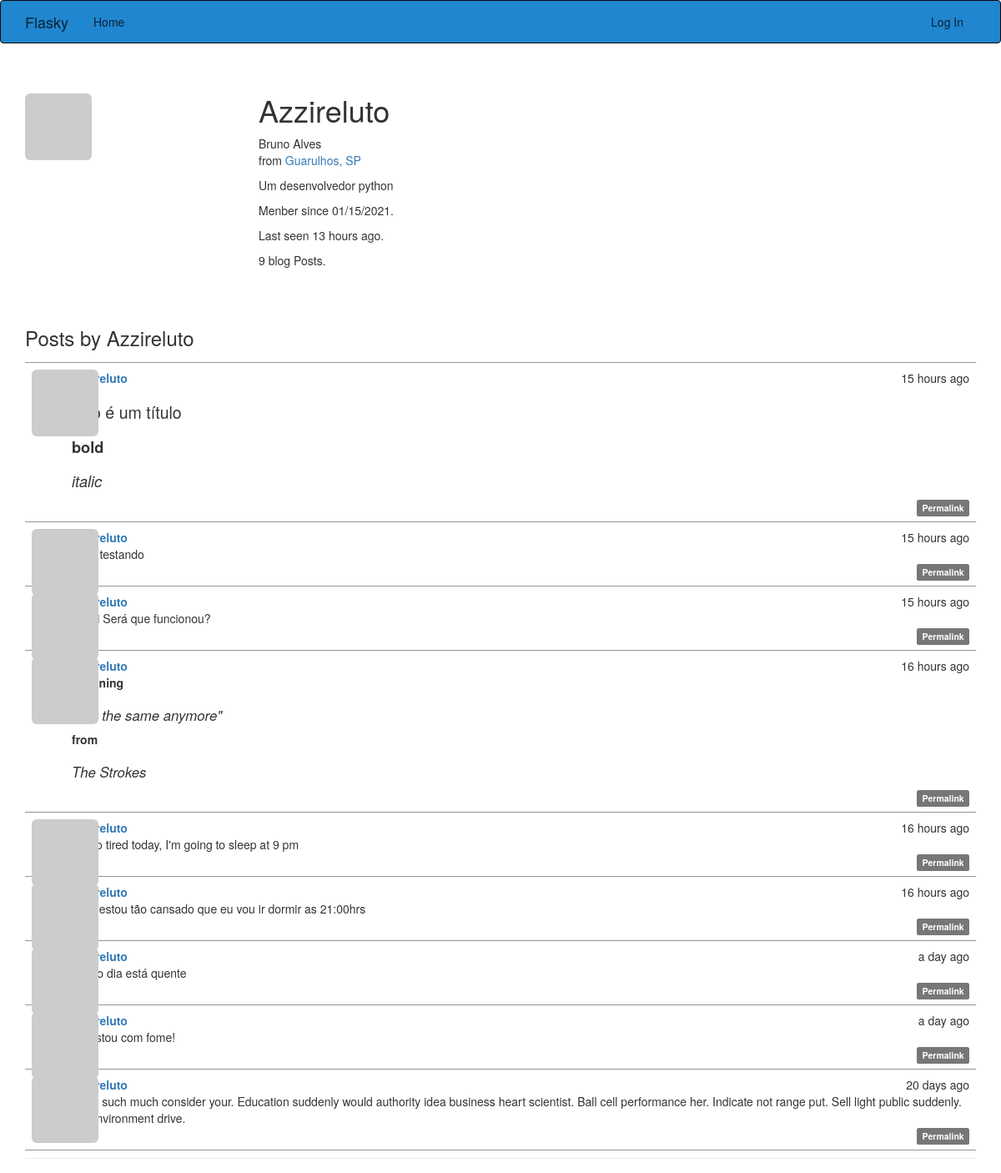
The page /user/Azzireluto on the database its author committed.
### app/models.py (models this page shows, shortened)
class User(UserMixin, db.Model):
    __tablename__ = 'users'
    id = db.Column(db.Integer, primary_key=True)
    email = db.Column(db.String(65), unique=True, index=True)
    username = db.Column(db.String(64), unique=True, index=True)
    password_hash = db.Column(db.String(128))
    role_id = db.Column(db.Integer, db.ForeignKey('roles.id'))
    confirmed = db.Column(db.Boolean,  default=False)
    name = db.Column(db.String(64))
    location = db.Column(db.String(64))
    about_me = db.Column(db.Text())
    menber_since = db.Column(db.DateTime(), default=datetime.utcnow)
    last_seen = db.Column(db.DateTime(), default=datetime.utcnow)
    avatar_hash = db.Column(db.String(32))
    posts = db.relationship('Post', backref='author', lazy='dynamic')
    @property
    def password(self):
        raise AttributeError('Password is not a readable attribute')
    def gravatar(self, size=100, default='identicon', ratting='g'):
        if request.is_secure:
            url = 'https://secure.gravatar.com/avatar'
        else:
            url = 'https://secure.gravatar.com/avatar'
            hash = self.avatar_hash or self.gravatar_hash()
            return '{url}/{hash}?s={size}&d={default}&r={ratting}'.format(
                url=url, hash=hash, size=size, default=default, ratting=ratting)

class Post(db.Model):
    __tablename__ = 'Posts'
    id = db.Column(db.Integer, primary_key=True)
    body = db.Column(db.Text)
    timestamp = db.Column(db.DateTime, index=True, default=datetime.utcnow)
    author_id = db.Column(db.Integer, db.ForeignKey('users.id'))
    body_html = db.Column(db.Text)

### app/main/views.py (the view)
@main.route('/user/<username>')
def user(username):
    user = User.query.filter_by(username=username).first()
    if user is None:
        abort(404)
    posts = user.posts.order_by(Post.timestamp.desc()).all()
    return render_template('user.html', user=user, posts=posts)

### app/auth/views.py (called while the page is built)
@auth.before_app_request
def before_request():
    if current_user.is_authenticated:
        current_user.ping()
        if not current_user.confirmed \
                and request.endpoint \
                and request.blueprint != 'auth'\
                and request.endpoint != 'static':
            return  redirect(url_for('auth.unconfirmed'))

### app/main/__init__.py (called while the page is built)
@main.app_context_processor
def inject_permissions():
    return dict(Permission=Permission)

### app/models.py (called while the page is built)
    def is_administrator(self):
        return False

### app/templates/user.html (shortened to what this page needs)
{% extends "base.html" %}
{% import "_macros.html" as macros %}
{% block page_content %}
<div class="page-header" >
    <img class="img-rounded profile-thumbnail" src="{{ user.gravatar(size=256) }}">
    <div class="profile-header">
        <h1>{{ user.username }}</h1>
        {% if user.name or user.location %}
        <p>
            {% if user.name %}{{ user.name }}<br>{% endif %}
            {% if user.location %}
                from <a href="http://maps.google.com/?q={{ user.location }}">{{ user.location }}</a><br>
            {% endif %}
        </p>
    {% endif %}
    {% if user.about_me %}<p>{{ user.about_me }}</p>{% endif %}
    <div>
        <p>Menber since {{ moment(user.menber_since).format('L') }}.</p>
        <p>Last seen {{ moment(user.last_seen).fromNow() }}.</p>
        <p>{{ user.posts.count() }} blog Posts.</p>
    </div>
    </div>
    <h3>
        Posts by  {{ user.username }}
    </h3>
    {% include '_posts.html' %}
</div>
{% endblock %}

### app/templates/base.html (shortened to what this page needs)
{% extends "bootstrap/base.html" %}
{% block head %}
{{ super() }}
<link rel="stylesheet"  href="{{ url_for('static', filename='CSS/styles.css') }}" type="text/css">
{% endblock %}
{% block navbar %}
<div class="navbar navbar-inverse" role="navigation"  style="background-color: #2086cf;">
    <div class="container">
        <div class="navbar-header">
            <a class="navbar-brand" href="{{ url_for('main.index') }}" style="color: #010102be;">Flasky</a>
        </div>
        <div class="navbar-collapse collapse">
            <ul class="nav navbar-nav">
                <li><a href="{{ url_for('main.index') }}" style="color: #010102be;">Home</a></li>
            </ul>
            <ul class="nav navbar-nav navbar-right">
                {% if current_user.is_authenticated %}
                <li class="dropdown">
                    <a href="#" class="dropdown-toggle" data-toggle="dropdown">
                        <img src="{{ current_user.gravatar(size=30) }}">
                        Account <b class="caret"></b>
                    </a>
                    <ul class="dropdown-menu" style='background-color: #2086cf'>
                        <li><a href="{{ url_for('auth.change_password') }}" style="color: #010102be;">Change Password</a></li>
                        <li><a href="{{ url_for('auth.change_email_request') }}" style="color: #010102be;">Change Email</a></li>
                        <li><a href="{{ url_for('auth.logout') }}" style="color: #010102be;">Log Out</a></li>
                    </ul>
                </li>
                {% else %}
                <li><a href="{{ url_for('auth.login') }}" style="color: #010102be;">Log In</a></li>
                {% endif %}
            </ul>
        </div>
    </div>
</div>
{% endblock %}
{% block content %}
<div class="container">
    {% block page_content %}{% endblock %}
</div>
{% endblock %}

### app/templates/_posts.html (shortened to what this page needs)
<ul class="posts">
    {% for post in posts %}
    <li class="post">
        <div class="post-thumbnail">
            <a href="{{ url_for('.user', username=post.author.username) }}">
                <img class="img-rounded profile-thumbnail" src="{{ post.author.gravatar(size=40) }}">
            </a>
        </div>
        <div class="post-content">
            <div class="post-date">{{ moment(post.timestamp).fromNow() }}</div>
            <div class="post-author"><a href="{{ url_for('.user', username=post.author.username) }}">{{ post.author.username }}</a></div>
            <div class="post-body">
                {% if post.body_html %}
                    {{ post.body_html | safe }}
                {% else %}
                    {{ post.body }}
                {% endif %}
            </div>
            <div class="post-footer" >
                <a href="{{ url_for('.post', id=post.id) }}">
                    <span class="label label-default">Permalink</span>
                </a>
            </div>
        </div>
    </li>
    {% endfor %}
</ul>

### app/static/CSS/styles.css (style rules this page uses)
.profile-thumbnail { position: absolute; }
.profile-header { min-height: 260px; margin-left: 280px; }
ul.posts { list-style-type: none; padding: 0px; margin: 16px 0px 0px 0px; border-top: 1px solid #0000006b; }
ul.posts li.post { padding: 8px; border-bottom: 1px solid #0000006b; }
div.post-date { float: right; }
div.post-author { font-weight: bold; }
div.post-thumbnail { position: absolute; }
div.post-content { margin-left: 48px; min-height: 48px; }
.post-body h1 { font-size: 140%; }
.post-body h2 { font-size: 130%; }
.post-body h3 { font-size: 120%; }
div.post-footer { text-align: right; }

### rows shown on the page
User: username "Azzireluto", name "Bruno Alves", location "Guarulhos, SP", about_me "Um desenvolvedor python", menber_since "01/15/2021", last_seen "13 hours ago"
Post: timestamp "15 hours ago", author.username "Azzireluto", body_html "isso é um título bold italic"
Post: timestamp "15 hours ago", author.username "Azzireluto", body "#aiai testando"
Post: timestamp "15 hours ago", author.username "Azzireluto", body "#ai ai Será que funcionou?"
Post: timestamp "16 hours ago", author.username "Azzireluto", body_html "\"Not the same anymore\" from The Strokes"
Post: timestamp "16 hours ago", author.username "Azzireluto", body "I'm so tired today, I'm going to sleep at 9 pm"
Post: timestamp "16 hours ago", author.username "Azzireluto", body "Hoje estou tão cansado que eu vou ir dormir as 21:00hrs"
Post: timestamp "a day ago", author.username "Azzireluto", body "hoje o dia está quente"
Post: timestamp "a day ago", author.username "Azzireluto", body "Eu estou com fome!"
Post: timestamp "20 days ago", author.username "Azzireluto", body "Drive such much consider your. Education suddenly would authority idea business heart scientist. Ball cell performance her. Indicate not range put. Sell light public suddenly. Do environment drive."

### other values the page prints
{{ user.posts.count() }} "9"
